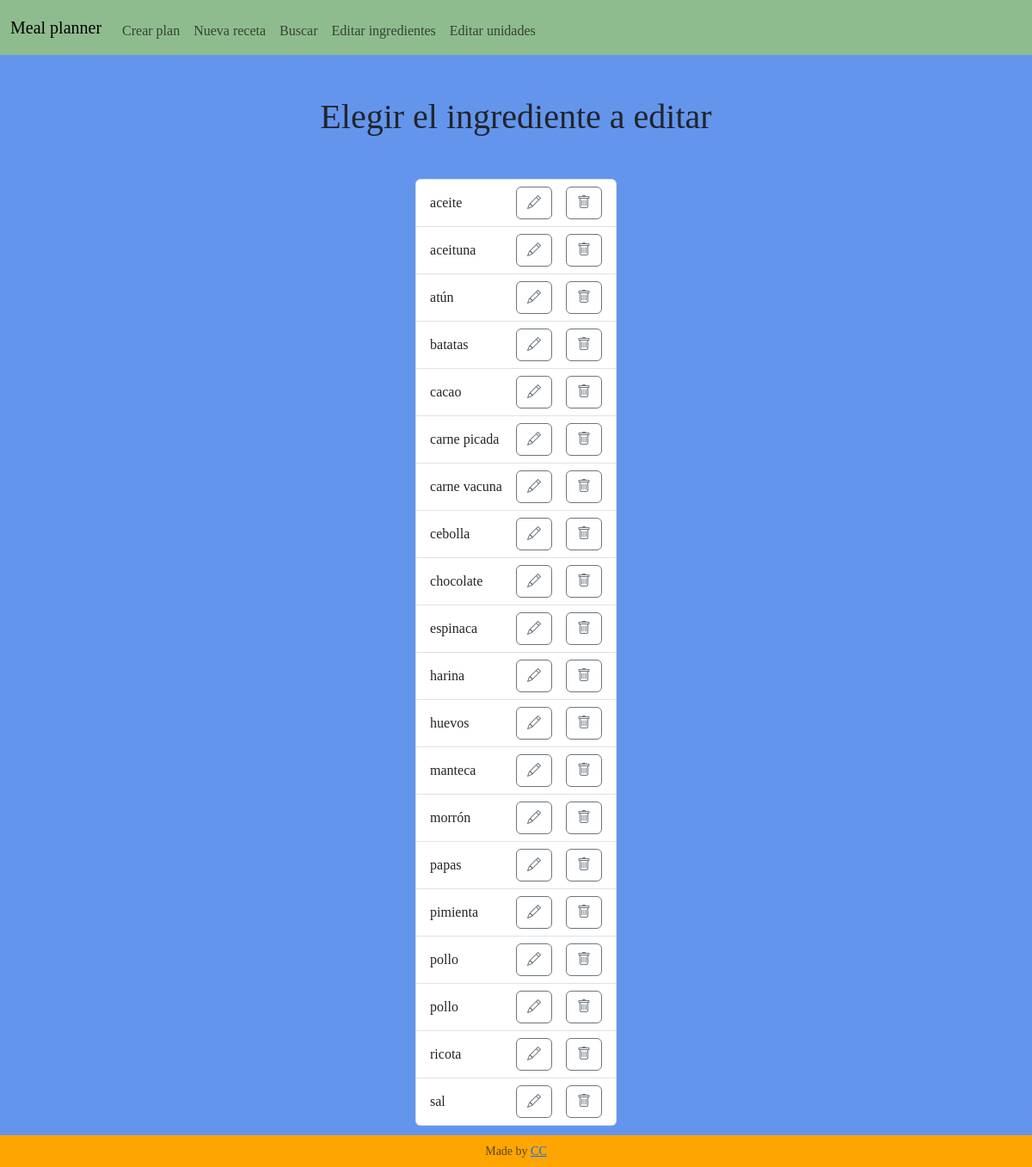
/edit_ingredients, run on an earlier commit of the app's database.
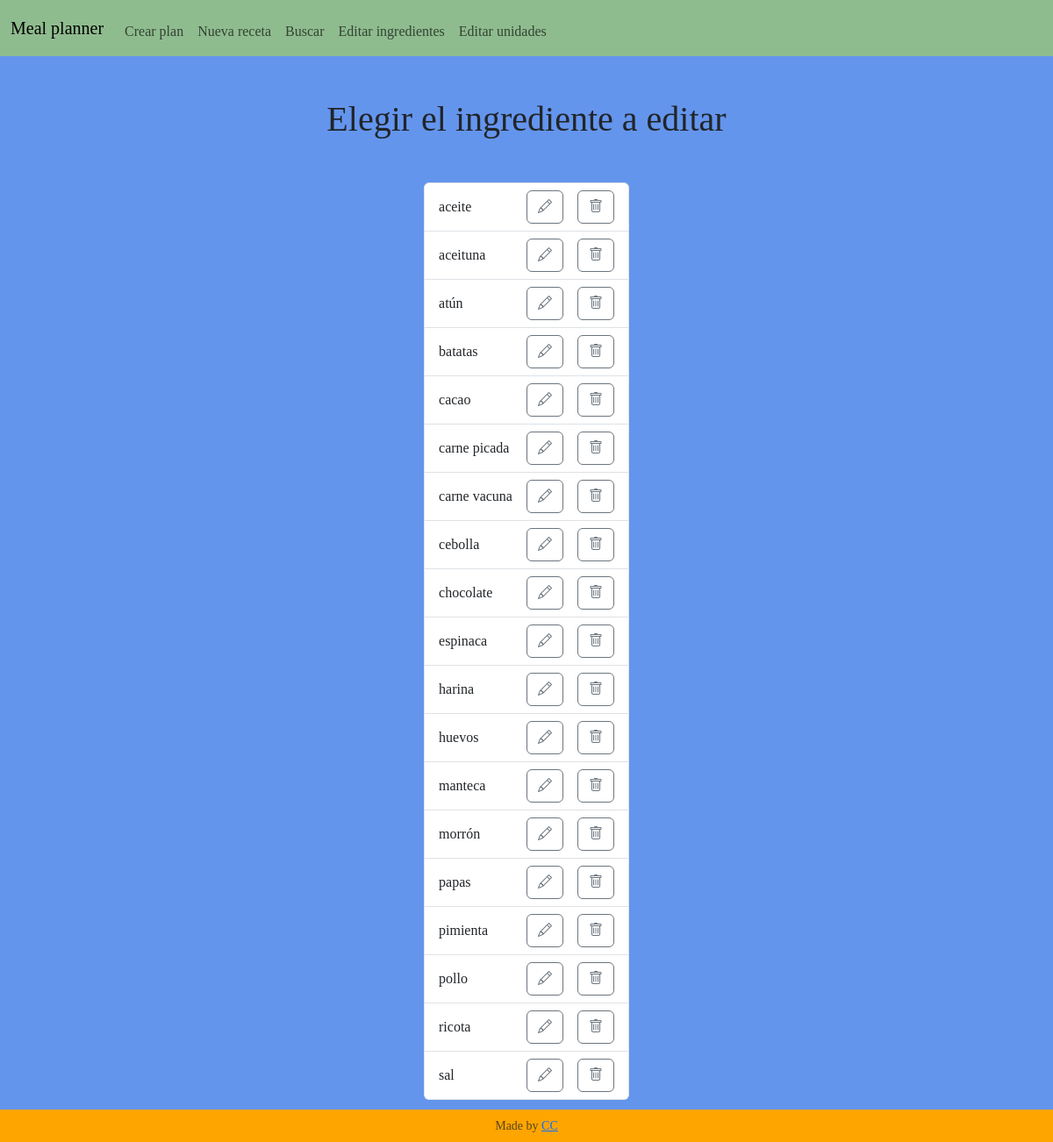
And on a later commit of the database.
### tables this page shows
CREATE TABLE ingredients (id INTEGER PRIMARY KEY AUTOINCREMENT NOT NULL, name TEXT NOT NULL);

### app.py (the view)
@app.route("/edit_ingredients", methods=["GET", "POST"])
def edit_ingredients():
    cur = db_connect()
    cur.execute("SELECT * FROM ingredients ORDER BY name ASC")
    all_ingredients = cur.fetchall()
    db_close(cur)
    return render_template("edit_ingredients.html", all_ingredients=all_ingredients)

### app.py (called while the page is built)
def db_connect():
    con = sqlite3.connect("meal_planner.db")
    con.row_factory = sqlite3.Row
    cur = con.cursor()
    return cur

def db_close(con):
    con.close()

@app.after_request
def after_request(response):
    response.headers["Cache-Control"] = "no-cache, no-store, must-revalidate"
    response.headers["Expires"] = 0
    response.headers["Pragma"] = "no-cache"
    return response

### templates/edit_ingredients.html (shortened to what this page needs)
{% extends "layout.html" %}
{% block main %}
<section class="container-fluid text-center">
    <h1 class="mb-5">Elegir el ingrediente a editar</h1>
    <ul class="list-group d-inline-flex">
        {% for ingredient in all_ingredients %}
            <li class="list-group-item d-flex justify-content-between align-items-center">
                <p class="m-0">{{ ingredient["name"] }}</p>
                <div class="d-flex">
                    <form action="/edit_single_ingredient" method="get">
                        <button type="submit" class="btn btn-outline-secondary mx-3"><i class="bi bi-pencil"></i></button>
                    </form>
                    <form action="/delete_ingredient" method="get">
                        <button type="submit" class="btn btn-outline-secondary"><i class="bi bi-trash"></i></button>
                    </form>
                </div>
            </li>
        {% endfor %}
    </ul>
</section>
{% endblock %}

### templates/layout.html (shortened to what this page needs)
<!DOCTYPE html>
<html lang="es">
    <head>
        <link href="https://cdn.jsdelivr.net/npm/bootstrap@5.3.3/dist/css/bootstrap.min.css" rel="stylesheet">
        <link rel="stylesheet" href="https://cdn.jsdelivr.net/npm/bootstrap-icons@1.11.3/font/bootstrap-icons.min.css">
        <link href="/static/styles.css" rel="stylesheet">
    </head>
    <body>
        <nav class="navbar navbar-expand-md">
            <div class="container-fluid">
                <a class="navbar-brand" href="/">Meal planner</a>
                <div class="collapse navbar-collapse" id="navbar">
                    <ul class="navbar-nav me-auto mt-2">
                        <li class="nav-item"><a class="nav-link" href="/create_plan">Crear plan</a></li>
                        <li class="nav-item"><a class="nav-link" href="/create_recipe">Nueva receta</a></li>
                        <li class="nav-item"><a class="nav-link" href="/search">Buscar</a></li>
                        <li class="nav-item"><a class="nav-link" href="/edit_ingredients">Editar ingredientes</a></li>
                        <li class="nav-item"><a class="nav-link" href="/edit_units">Editar unidades</a></li>
                    </ul>
                </div>
            </div>
        </nav>
        <main class="container py-5">
            {% block main %}{% endblock %}
        </main>
        <footer class="fixed-bottom">
            <p class="my-2 small text-center text-muted">
                Made by <a href="https://github.com/CarolinaCampi">CC</a>
            </p>
        </footer>
    </body>
</html>

### static/styles.css (style rules this page uses)
body { background-color: cornflowerblue; font-family: Georgia, 'Times New Roman', Times, serif; }
nav { background-color: darkseagreen; }
footer { background-color: orange; }

What changed in the data, as far as the page shows it:
removed ingredients: name "pollo"
